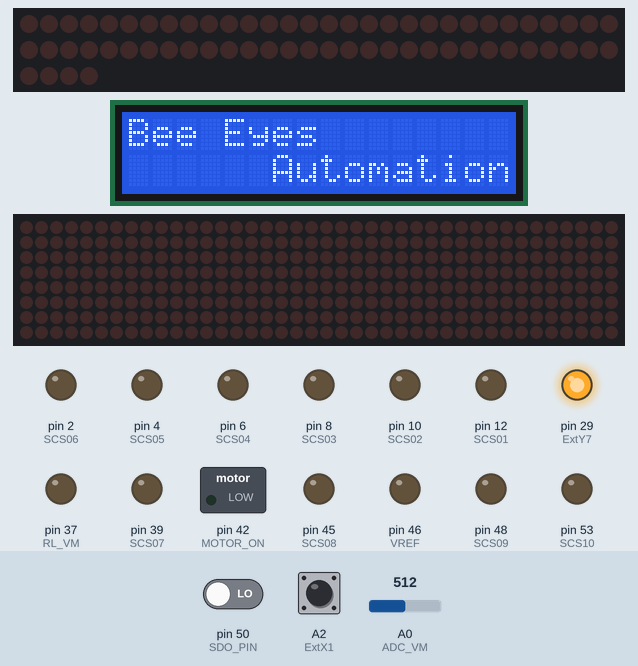
A sketch run on a simulated Arduino Mega 2560, built with avr-gcc and run on an emulated ATmega2560. On the bench: 64 shift-register outputs drawn as a row of LEDs (first output left, lit = HIGH), 16×2 character LCD, 40×8 LED matrix, switched loads named in the sketch (green lamp = pin HIGH), output pins drawn as LEDs (lit = HIGH). Wiring (inferred from the names in the program): 5 × MAX7219 LED driver (orientation assumed): data pin 51; clock pin 52; CS pin 33; 8 × shift register (74HC595): data pin 34; shift clock pin 35; latch pin 43. Wiring (inferred from the signals the program sends): row of LEDs: on Q0, Q1, Q2, Q3, Q4, Q5, Q6, Q7, Q8, Q9, Q10, Q11, Q12, Q13, Q14, Q15, Q16, Q17, Q18, Q19, Q20, Q21, Q22, Q23, Q24, Q25, Q26, Q27, Q28, Q29, Q30, Q31, Q32, Q33, Q34, Q35, Q36, Q37, Q38, Q39, Q40, Q41, Q42, Q43, Q44, Q45, Q46, Q47, Q48, Q49, Q50, Q51, Q52, Q53, Q54, Q55, Q56, Q57, Q58, Q59, Q60, Q61, Q62, Q63. Inputs (shaded band) come from the test bench; at power-on: pin 50 (SDO_PIN) LOW, A0 (ADC_VM) = 512, A2 (ExtX1) HIGH. Pins used as bus, display or sensor lines are not drawn; what the sketch prints to the serial monitor is not drawn.

Above: at 0.1 s.
At 0.7 s:
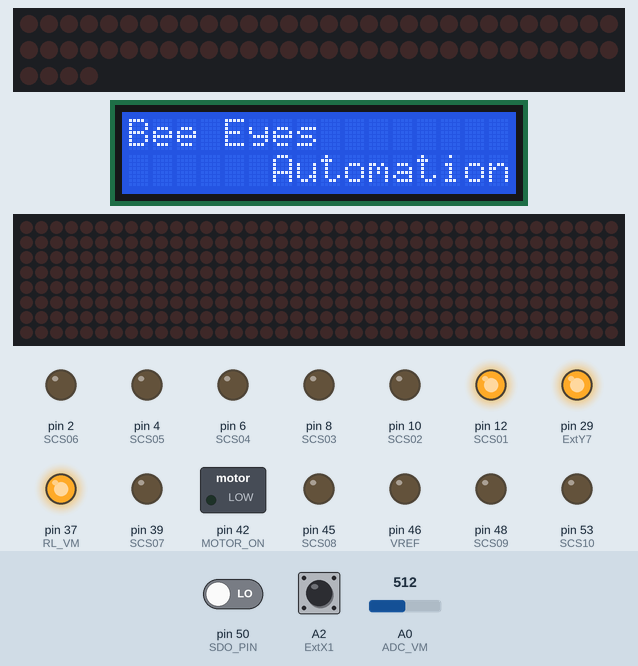
At 2.6 s:
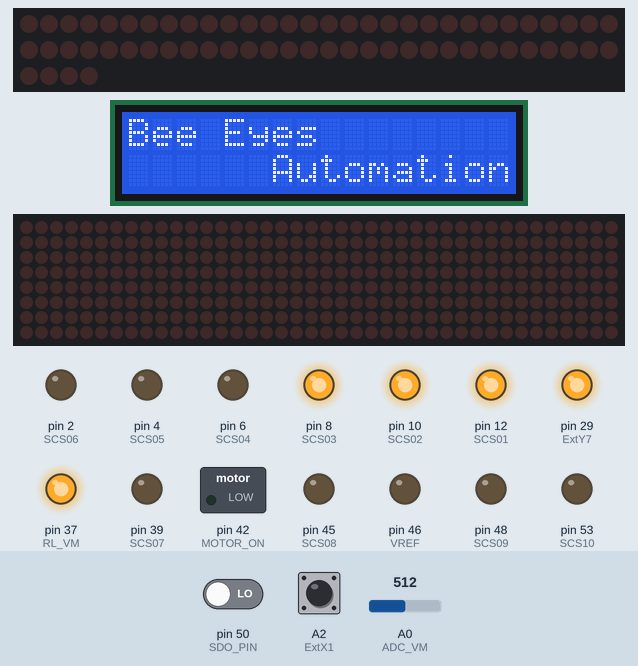
At 5.3 s:
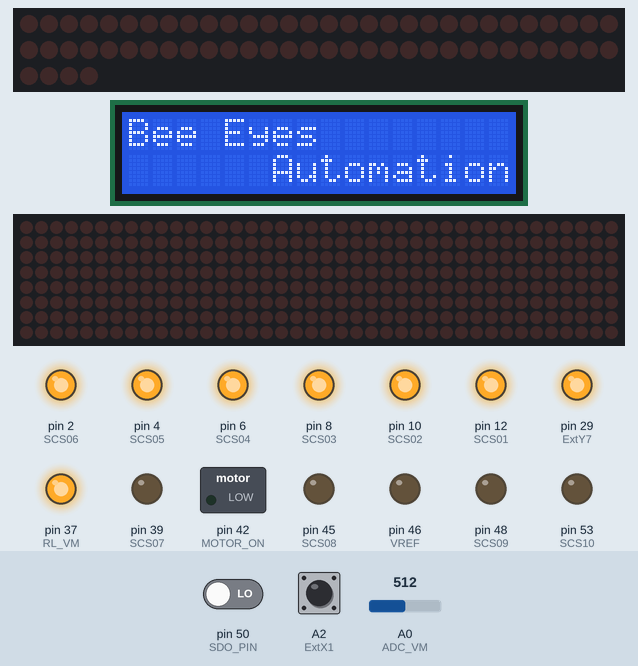
At 10.0 s:
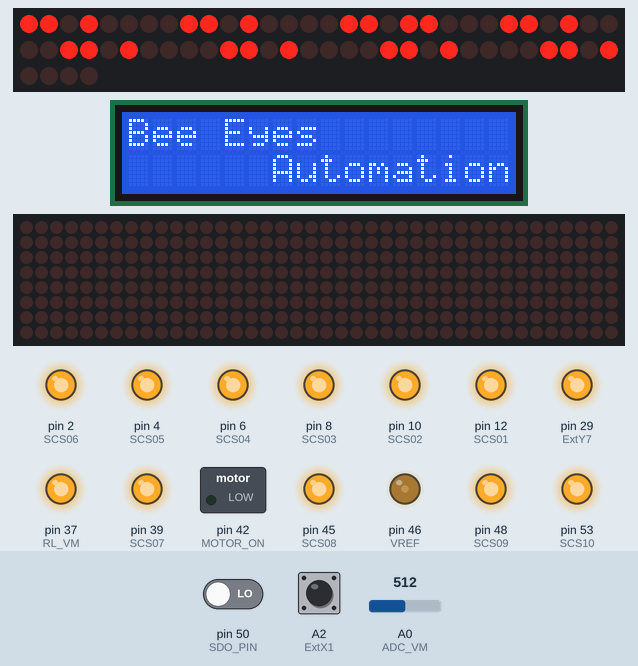
At 37.1 s:
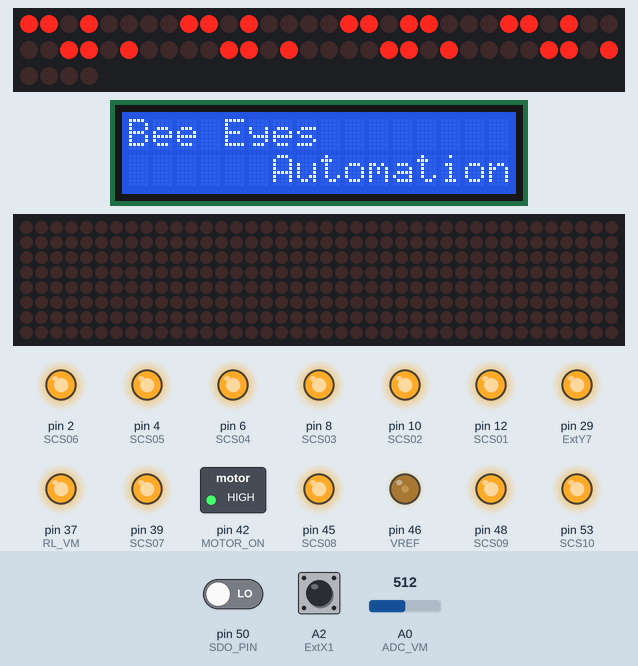
Timing chart, 0 to 40.0 s (numbered marks = the images above):
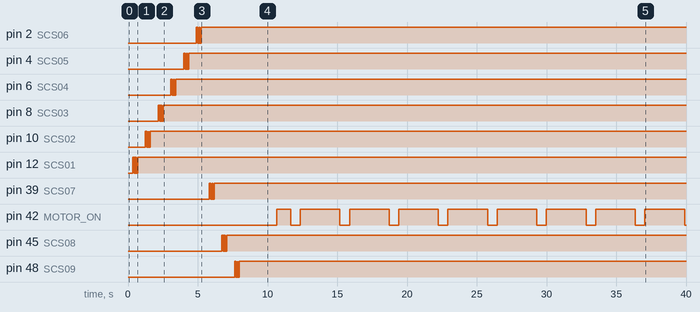

Measured:
- by itself, pin 42 (MOTOR_ON): repeats every 3.5 s: LOW 0.69 s, HIGH 2.8 s

The sketch:

TestNidecDRV8999v1.2.ino
```cpp
//#include <Button.h>
#include "FuntionSPI.h"

void setup() {
  lcd.init();

  pinMode(Fault01, INPUT_PULLUP);
  pinMode(Fault02, INPUT_PULLUP);
  pinMode(Fault03, INPUT_PULLUP);
  pinMode(Fault04, INPUT_PULLUP);
  pinMode(Fault05, INPUT_PULLUP);
  pinMode(Fault06, INPUT_PULLUP);
  pinMode(Fault07, INPUT_PULLUP);
  pinMode(Fault08, INPUT_PULLUP);
  pinMode(Fault09, INPUT_PULLUP);
  pinMode(Fault10, INPUT_PULLUP);

  pinMode(ExtX0, INPUT_PULLUP);
  pinMode(ExtX1, INPUT_PULLUP);
  pinMode(ExtX2, INPUT_PULLUP);
  pinMode(ExtX3, INPUT_PULLUP);
  pinMode(ExtX4, INPUT_PULLUP);
  pinMode(ExtX5, INPUT_PULLUP);
  pinMode(ExtX6, INPUT_PULLUP);
  pinMode(ExtX7, INPUT_PULLUP);
  pinMode(ExtX8, INPUT_PULLUP);
  pinMode(ExtX9, INPUT_PULLUP);
  pinMode(ExtX10, INPUT_PULLUP);
  pinMode(ExtX11, INPUT_PULLUP);
  pinMode(ExtX12, INPUT_PULLUP);
  pinMode(ExtX13, INPUT_PULLUP);
  pinMode(ExtX14, INPUT_PULLUP);
  pinMode(ExtX15, INPUT_PULLUP);
  pinMode(ExtX16, INPUT_PULLUP);
  pinMode(ExtX17, INPUT_PULLUP);
  pinMode(ExtX18, INPUT_PULLUP);
  pinMode(ExtX19, INPUT_PULLUP);
  pinMode(ExtX20,INPUT_PULLUP);
  pinMode(ExtX21, INPUT_PULLUP);
  pinMode(ExtX22, INPUT_PULLUP);
  pinMode(ExtX23, INPUT_PULLUP);
  pinMode(ExtX24, INPUT_PULLUP);
  pinMode(ExtX25, INPUT_PULLUP);
  pinMode(ExtX26, INPUT_PULLUP);
  pinMode(ExtX27, INPUT_PULLUP);

  pinMode(ExtY7, OUTPUT);
  pinMode(ExtY6, OUTPUT);
  pinMode(ExtY5, OUTPUT);
  pinMode(ExtY4, OUTPUT);
  digitalWrite(ExtY4,HIGH);
  digitalWrite(ExtY5,HIGH);
  digitalWrite(ExtY6,HIGH);
  digitalWrite(ExtY7,HIGH);

  pinMode(SCS01, OUTPUT);
  pinMode(SCS02, OUTPUT);
  pinMode(SCS03, OUTPUT);
  pinMode(SCS04, OUTPUT);
  pinMode(SCS05, OUTPUT);
  pinMode(SCS06, OUTPUT);
  pinMode(SCS07, OUTPUT);
  pinMode(SCS08, OUTPUT);
  pinMode(SCS09, OUTPUT);
  pinMode(SCS10, OUTPUT);

  pinMode(SDI_PIN, OUTPUT);
  pinMode(SCK_PIN, OUTPUT);
  pinMode(SDO_PIN, INPUT);
  pinMode(SDO_PIN, INPUT);

  pinMode(SLEEP10,OUTPUT);
  pinMode(SLEEP09,OUTPUT);

  pinMode(VREF,OUTPUT);

  pinMode(STEP,OUTPUT);
  pinMode(MOTOR_ON,OUTPUT);
  pinMode(DIR,OUTPUT);
  pinMode(latchPin, OUTPUT);
  pinMode(dataPin, OUTPUT);
  pinMode(clockPin, OUTPUT);
  pinMode(RL_VM, OUTPUT);

/*  dataRED = 0x00; //11111111
  digitalWrite(DIR,HIGH);
  digitalWrite(latchPin, 0);
  shiftOut(dataPin, clockPin,MSBFIRST, dataRED);
  digitalWrite(latchPin, 1);*/

 // Print a message to the LCD.
  lcd.backlight();
  lcd.setCursor(0,0);
  lcd.print("Bee Eyes");
  lcd.setCursor(6,1);
  lcd.print("Automation");

  delay (100);
  digitalWrite(RL_VM,HIGH);
  Serial.begin(9600);
  delay(100);

  //digitalWrite(SLEEP10,1);//enable_ON;
  //digitalWrite(MOTOR_ON,0);//dis_out_ON;
  //Viết thông số xuống Driver
  for(int i=1;i<=10;i++)
  {
    Serial.println("Write para Driver " +i);
     Sleep(i,true);
     WriteFullStep(i);
     delay(500);
     Sleep(i,false);
  }

 //Write Full Step for Driver


 //Set Value VREF
  delay(10);
  analogWrite(VREF,ValVREF);///VRef=0.77;   56 cho board tu ngoai bien,39 cho boarr nguoc o giua
  delay(500);
    //frq_start=1800;frq_max=1800;pul_set=1354;pul_acc_set=0;time_delay=100;


     pul_max=pul_set*2;
     pul_acc=pul_acc_set*2;

 /* if(pul_acc_set==0){pul_acc_set=1;}
     pre_count_low=(long)(65535-(((1/(float)frq_start)/2)/0.0000000625))+90;
     pre_count_high=(long)(65535-(((1/(float)frq_max)/2)/0.0000000625))+90;
     pre_count_diffence=pre_count_high-pre_count_low;
     time_pulse=pre_count_diffence/pul_acc_set;
     pul_stop=pul_max-pul_acc;
     pre_count=pre_count_low;
     Serial.print("pre_count_low:");
      Serial.println(pre_count_low);
      Serial.print("pre_count_high:");
      Serial.println(pre_count_high);
      Serial.print("pre_count_diffence:");
      Serial.println(pre_count_diffence);
      Serial.print("time_pulse:");
      Serial.println(time_pulse);
       Serial.print("pul_stop:");
      Serial.println(pul_stop);
     digitalWrite(SLEEP10,0);//enable_OFF;
     delay(100);
     digitalWrite(SLEEP10,1);//enable_ON;
    delay(100);//reset err
    SPI_writeRegister(SPI_REG_CTRL4,n_fault_setting,SCS10);

 check_err();*/
    for(int i=1;i<=10;i++)//Chạy từng tự Driver 1 đến 5
  {
      Sleep(i,true);
  }
}
int No=1;
void loop(void) {

  int ValueADC=  analogRead(ADC_VM);
  Serial.print("ADC VALUE : ");
  Serial.println(ValueADC);

  bool InPut= digitalRead(ExtX1);//Đổi chân Input
  Serial.print("Input : ");
  Serial.println(InPut);

  for(int i=1;i<=5;i++)//Chạy từng tự Driver 1 đến 5
  {
     // Sleep(i,true);
   digitalWrite(DIR,HIGH);
   Step(Steps,_delay);
   check_err();
   digitalWrite(MOTOR_ON,1);
   delay(1000);
   digitalWrite(MOTOR_ON,0);
   digitalWrite(DIR,LOW);
   Step(Steps,_delay);
   digitalWrite(MOTOR_ON,1);
   delay(1000);
   digitalWrite(MOTOR_ON,1);
   delay(100);
  // Sleep(i,false);

  }
}
```

Define.h
```cpp
//Analog Adjustment VM
#define ADC_VM A0

//Input Internal
#define ExtX0 A1
#define ExtX1 A2
#define ExtX2 A3
#define ExtX3 A4
#define ExtX4 A5
#define ExtX5 A6
#define ExtX6 A7
#define ExtX7 A8
//Input External
#define ExtX8 A9
#define ExtX9 A10
#define ExtX10 A11
#define ExtX11 A12
#define ExtX12 A13
#define ExtX13 A14
#define ExtX14 A15
#define ExtX15 14
#define ExtX16 15
#define ExtX17 16
#define ExtX18 17
#define ExtX19 18
#define ExtX20 19
#define ExtX21 22
#define ExtX22 23
#define ExtX23 24
#define ExtX24 25
#define ExtX25 26
#define ExtX26 27
#define ExtX27 28

//Output Internal
#define ExtY7 29
#define ExtY6 30
#define ExtY5 31
#define ExtY4 32


//OutPut Driver
#define VREF 46
#define STEP 44
#define MOTOR_ON 42
#define DIR 43


//Sleep
#define SLEEP09 36 //DRIVER 10
#define SLEEP10 41 //DRIVER 10
//OutPut Sleep (8 Pin)
int latchPin = 33;
int clockPin = 35;
int dataPin = 34;

//Fault
#define Fault01 13
#define Fault02 11
#define Fault03 9
#define Fault04 7
#define Fault05 5
#define Fault06 3
#define Fault07 38
#define Fault08 40
#define Fault09 47
#define Fault10 49

//SPI Driver
#define SCS01 12
#define SCS02 10
#define SCS03 8
#define SCS04 6
#define SCS05 4
#define SCS06 2
#define SCS07 39
#define SCS08 45
#define SCS09 48
#define SCS10 53

#define SDO_PIN  50
#define SDI_PIN  51
#define SCK_PIN  52

const int ValVREF =65;

#define SPI_STATUS_CTRL1            (uint8_t)(0x00)
#define SPI_REG_CTRL3                (uint8_t)(0x05)         /* CTRL3 register - Step, dir, microstep  */
#define SPI_REG_CTRL4                (uint8_t)(0x06)

#define Tblank_CTRL1               (uint8_t)(0x03)
#define tblank_860           (uint8_t)(0x03)
#define decay_CTRL2              (uint8_t)(0x04)
#define smart_ripple           (uint8_t)(0x07)
//


#define MODE_FULL_STEP_100           (uint8_t)(0x00)
#define MODE_FULL_STEP_71          (uint8_t)(0x01)
#define MODE_HALF_STEP_1I2_NON         (uint8_t)(0x02)
#define MODE_HALF_STEP_1I2           (uint8_t)(0x03)
#define MODE_MICRO_STEP_1I4          (uint8_t)(0x04)
#define MODE_MICRO_STEP_1I8          (uint8_t)(0x05)
#define MODE_MICRO_STEP_1I16           (uint8_t)(0x06)
#define MODE_MICRO_STEP_1I32           (uint8_t)(0x07)
#define MODE_MICRO_STEP_1I64           (uint8_t)(0x08)
#define MODE_MICRO_STEP_1I128           (uint8_t)(0x09)
#define MODE_MICRO_STEP_1I256           (uint8_t)(0x0A)
#define n_fault_setting           (uint8_t)(0x38)
#define n_fault_clear           (uint8_t)(0xB8)

/////////////////////////////////
#define SPI_BUSY_FLAG      0x01         //<User define flag to
#define SPI_ADDRESS_MASK   0x3F00       /**< Mask for SPI register address bit */
#define SPI_ADDRESS_POS    9           /**< Position for SPI register address bit */
#define SPI_DATA_MASK      0x00FF       /**< Mask for SPI register data bit */
#define SPI_DATA_POS       0x0          /**< Position for SPI register data bit */
#define SPI_RW_BIT_MASK    0x4000       /**< Mask for SPI register read write indication bit */
//**************************************************************//
char model,prog;
boolean setting,debug;
boolean lock, lock_para,lock_up,lock_down,lock_set;
long pul_set, pul_acc_set,change;
int freq;
char PTO,parametter;
volatile  long count_pulse;
unsigned long time_delay_bt,time_print,time_pause,time_blink,time_on_relay,time_off_relay,time_pulse,time_check,time_delay;
long frq_start,frq_max,pul_max,pul_acc,pul_stop;
double time_display;
int f,para,limit,delay_bt,new_freq,old_freq,cycle;
long pre_count_low,pre_count_high,pre_count_diffence,pre_count;
boolean pulse_enable = false;
boolean lock_end;
boolean setting_enable;

boolean led_blink, run_on, NG;
uint16_t error_code;
unsigned int        SPI_STEP_DIR_CMD;               // variable for STEP/DIR control over SPI
unsigned int        MICROSTEP_MODE_BITS;            // Microstep mode bits to store microstepping setting

typedef struct
{
  //bool MOTOR_CMD_ACTIVE1;     // Motor in Motion (Auto)   0 - No Motion   1 - In Motion
  //bool MOTOR_CMD_ACTIVE2;     // Motor in Motion (Man)    0 - No Motion   1 - In Motion
  //bool MOTOR_CMD_ACTIVE3;
  //bool RUN_STEPPER;           // Auto run enabled
  //bool MANUAL_ADVANCE;        // Manually advance motor
  //bool RECIPROCATION;
  //bool REVERSE_ON_STALL;      // Variable for "Reverse on Stall Fault" button feature
  bool SPI_STEP_DIR_EN;       // Variable for STEP/DIR control over SPI rather than GPIO

  volatile uint8_t gDIR;               // Direction                0 - Forward     1 - Reverse

  //uint16_t  STARTING_SPEED;    // initial speed in pulses per second when starting motor
  //uint16_t  TARGET_SPEED;      // speed of motor once running
  //uint16_t  ACCEL_RATE;        // acceleration rate from starting speed to target speed
  //uint16_t  STOPPING_SPEED;    // speed to stop motor once deceleration has reached this point
  //uint16_t  STEPS_2_STOP;      // number of steps used to stop the motor when manually stepping
  //uint16_t  NUM_STEPS;         // number of steps to move when manually stepping
  //uint16_t  AccelerateState;   // Accelerate state for state machine
  //uint16_t  StallState;        // Stall detection setup state

  //float  IFS;                  // Full scale current

} Stepper_Driving_Obj_t;

Stepper_Driving_Obj_t gStepper_Obj;
#include <LiquidCrystal_I2C.h>

LiquidCrystal_I2C lcd(0x27,16,2);  // set the LCD address to 0x27 for a 16 chars and 2 line display


#define RL_VM  37


byte dataRED;

struct error
{
  bool openload;
  bool overheat;
  bool overcurrent;
  bool undervol;
  bool spi_err;
  bool fault_bit;

}DRV8889;
const int chipSelect = 53;
int Steps=1354;
int _delay=250;
bool IsRun=true;
int num=0;
byte  dataOutPut [] {
  0x10000000b,
  0x01000000b,
  0x00100000b,
  0x00010000b,
  0x00001000b,
  0x00000100b,
  0x00000010b,
  0x00000001b,
  0x00000000b,
};
```

FuntionSPI.h
```cpp
#include "Define.h"
void SPI_writeRegister(uint8_t address, uint16_t data,int SCS)
{
    volatile uint16_t reg_value = 0;
    uint8_t msb_byte=0;
    uint8_t lsb_byte=0;

  //reg_value &=~ SPI_RW_BIT_MASK;                                        /*Clear R/W bit*/
  reg_value |= ((address << SPI_ADDRESS_POS) & SPI_ADDRESS_MASK);         /* Adding register address value*/
  reg_value |= ((data << SPI_DATA_POS) & SPI_DATA_MASK);                  /*Adding data value */

  digitalWrite(SCK_PIN, LOW);
  delay(1);
  digitalWrite(SCS,LOW);
  delay(1);
  msb_byte = (uint8_t)((reg_value>>8) & 0xFF);
  //Serial.print("MSB= ");Serial.println(msb_byte, BIN);
  for (uint8_t i = 0; i < 8; i++)
  {
    digitalWrite(SDI_PIN, msb_byte & (1 << (7 - i)));
    delay(1);
    digitalWrite(SCK_PIN, HIGH);  // LOW
    delay(1);
    digitalWrite(SCK_PIN, LOW); // HIGH
    delay(1);
  }

  lsb_byte = (uint8_t)(reg_value & 0xFF);
  //Serial.print("LSB= ");Serial.println(lsb_byte, BIN);
  for (uint8_t i = 0; i < 8; i++)
  {
    digitalWrite(SDI_PIN, lsb_byte & (1 << (7 - i)));
    delay(1);
    digitalWrite(SCK_PIN, HIGH);  // LOW
    delay(1);
    digitalWrite(SCK_PIN, LOW); // HIGH
    delay(1);
  }

  delay(1);
  digitalWrite(SCS,HIGH);
  delay(5);
}
uint16_t SPI_readRegister(uint8_t address,int SCS)
{
    volatile uint16_t reg_value = 0;
  volatile uint8_t dataMSB    = 0;
  volatile uint8_t dataLSB    = 0;
  volatile uint8_t rxMSB    = 0;
  volatile uint8_t rxLSB    = 0;
  reg_value |= SPI_RW_BIT_MASK;                                      /*Set R/W bit*/
  reg_value |= ((address << SPI_ADDRESS_POS) & SPI_ADDRESS_MASK);    /* Configure register address value*/
  digitalWrite(SCK_PIN, LOW);
digitalWrite(SCS,LOW);
  //nscs_LOW;//SPI set
   dataMSB = (uint8_t)((reg_value>>8) & 0xFF);
  //Serial.print("MSB= ");Serial.println(msb_byte, BIN);
  //transfer msb byte
  for (uint8_t i = 0; i < 8; i++)
  {
    digitalWrite(SDI_PIN, dataMSB & (1 << (7 - i)));

    delay(1);
    digitalWrite(SCK_PIN, HIGH);  // LOW

    delay(1);
    rxMSB = (rxMSB|(digitalRead(SDO_PIN)<<(7-i)));
    digitalWrite(SCK_PIN, LOW); // HIGH
    delay(1);
  }

  //transfer lsb byte
    dataLSB = (uint8_t)(reg_value & 0xFF);
  //Serial.print("LSB= ");Serial.println(lsb_byte, BIN);
  for (uint8_t i = 0; i < 8; i++)
  {
    digitalWrite(SDI_PIN, dataLSB & (1 << (7 - i)));
    delay(1);
    digitalWrite(SCK_PIN, HIGH);  // LOW

    delay(1);
    rxLSB = (rxLSB|(digitalRead(SDO_PIN)<<(7-i)));
    Serial.println(digitalRead(SDO_PIN));
    digitalWrite(SCK_PIN, LOW); // HIGH
    delay(1);
  }
  // Serial.print("LSB= ");Serial.println(rxLSB, BIN);
  /// wait receiver lsb byte
  delay(1);
  digitalWrite(SCS,HIGH);
  reg_value = ((((rxMSB<<8) | rxLSB)& SPI_DATA_MASK)>>SPI_DATA_POS);

  return (reg_value);
}

void check_err()
{

    error_code= SPI_readRegister(SPI_STATUS_CTRL1,SCS10);
    Serial.print("error_code:");Serial.println(error_code,BIN);

  DRV8889.openload = (uint16_t)error_code & 0x0001;
  DRV8889.overheat = (uint16_t)error_code & 0x0002;
  DRV8889.overcurrent = (uint16_t)error_code & 0x0008;
  DRV8889.undervol = (uint16_t)error_code & 0x0030;
  DRV8889.spi_err= (uint16_t)error_code & 0x0040;
  DRV8889.fault_bit= (uint16_t)error_code & 0x0080;

}
void Step(int Steps,int _delay)
{
  for(int i=0;i<Steps;i++)
   {
     digitalWrite(STEP,HIGH);
      delayMicroseconds(_delay);
      digitalWrite(STEP,LOW);
      delayMicroseconds(_delay);
   }
}
void IC_74595(int i)
{
  digitalWrite(latchPin, 0);
  shiftOut(dataPin, clockPin,MSBFIRST, dataOutPut[i]);
  digitalWrite(latchPin, 1);
}
void WriteFullStep(int No)
{
int SCS=0;
  switch(No)
  {
    case 1:
     SCS=SCS01;
    break;
    case 2:
   SCS=SCS02;
    break;
    case 3:
     SCS=SCS03;
    break;
    case 4:
   SCS=SCS04;
    break;
    case 5:
     SCS=SCS05;
    break;
    case 6:
    SCS=SCS06;
    break;
    case 7:
   SCS=SCS07;
    break;
    case 8:
     SCS=SCS08;
    break;
    case 9:
    SCS=SCS09;
    break;
    case 10:
   SCS=SCS10;
    break;

  }
    SPI_writeRegister(SPI_REG_CTRL4,n_fault_setting,SCS);
  delay(100);
  SPI_writeRegister(Tblank_CTRL1, tblank_860,SCS);
  delay(10);
  SPI_writeRegister(decay_CTRL2, smart_ripple,SCS);
  delay(10);
  delay(10);
  SPI_writeRegister(SPI_REG_CTRL3,MODE_FULL_STEP_100,SCS);
   SPI_writeRegister(SPI_REG_CTRL4,n_fault_setting,SCS);
}
void Sleep (int No,bool IsOn)
{
  if(IsOn)
  {


  switch(No)
  {
    case 1:
     IC_74595(0);
    break;
    case 2:
    IC_74595(1);
    break;
    case 3:
    IC_74595(2);
    break;
    case 4:
    IC_74595(3);
    break;
    case 5:
    IC_74595(4);
    break;
    case 6:
    IC_74595(5);
    break;
    case 7:
    IC_74595(6);
    break;
    case 8:
    IC_74595(7);
    break;
    case 9:
    IC_74595(8);
    digitalWrite(SLEEP09,HIGH);
    break;
    case 10:
    IC_74595(8);
    digitalWrite(SLEEP10,HIGH);
    break;

  }
  }
  else
  {
     IC_74595(8);
    digitalWrite(SLEEP10,0);
     digitalWrite(SLEEP09,0);
  }
}
void RunStepper(int No,int Steps,int _delay )
{

   Sleep(No,true);
   digitalWrite(DIR,HIGH);
   Step(Steps,_delay);
   check_err();
   digitalWrite(MOTOR_ON,1);
   delay(1000);
   digitalWrite(MOTOR_ON,0);
   digitalWrite(DIR,LOW);
   Step(Steps,_delay);
   digitalWrite(MOTOR_ON,1);
   delay(1000);
   digitalWrite(MOTOR_ON,1);
   delay(100);
   Sleep(No,false);
}
```
